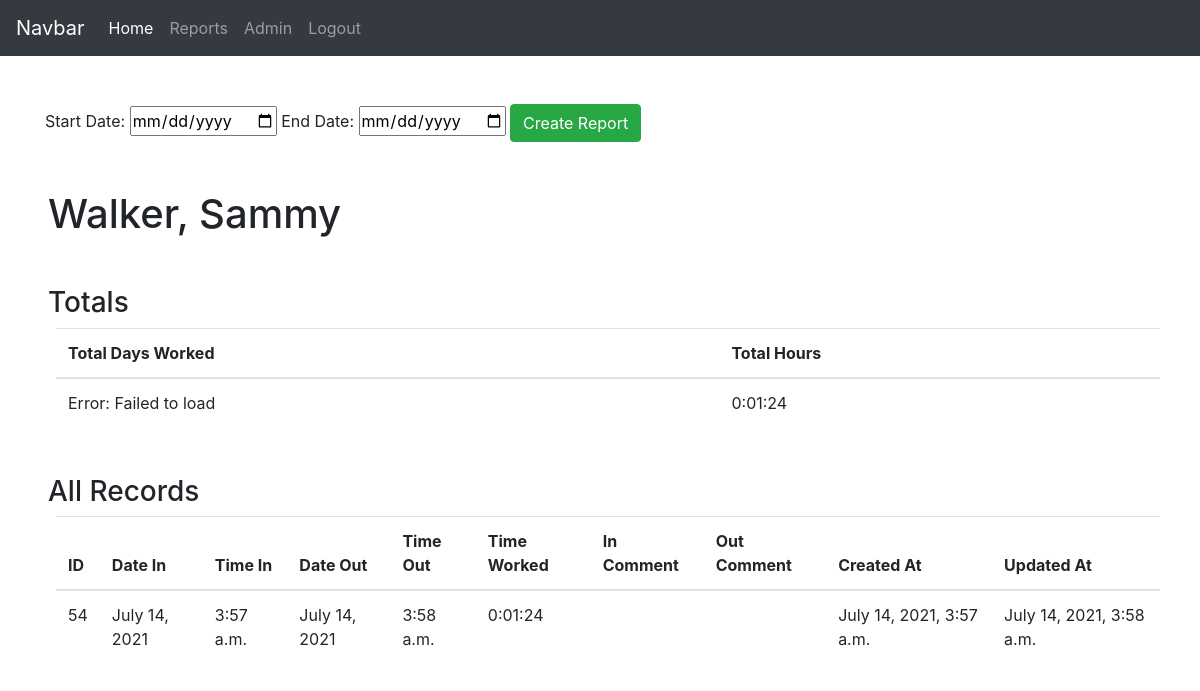
/reports/9 (signed in), run on the app's committed database.
### frontend/models.py (models this page shows, shortened)
class Employee(models.Model):
    first_name=models.CharField(max_length=50)
    last_name=models.CharField(max_length=50)
    is_active=models.BooleanField(default=False)
    objects=EmployeeManager()
    created_at=models.DateTimeField(auto_now_add=True)
    updated_at=models.DateTimeField(auto_now=True)
    class Meta:
        ordering = (
            'last_name',
            'first_name',
            'is_active',
        )

class ClockSystem(models.Model):
    employee=models.ForeignKey(Employee, related_name="clockSystem", on_delete=models.CASCADE)
    location=models.CharField(max_length=60, null=True)
    role=models.CharField(max_length=80, null=True)
    time_worked=models.CharField(max_length=255, null=True)
    in_comment=models.TextField(null=True)
    out_comment=models.TextField(null=True)
    date_in=models.DateField(null=True)
    date_out=models.DateField(null=True)
    clocked_in_at=models.TimeField()
    clocked_out_at=models.TimeField(null=True)
    objects=ClockSystemManager()
    created_at=models.DateTimeField(auto_now_add=True)
    updated_at=models.DateTimeField(auto_now=True)
    class Meta:
        ordering = (
            'date_in',
            'date_out',
            'clocked_in_at',
            'clocked_out_at',
            'employee',
            'location',
            'role',
            'time_worked',
            'in_comment',
            'out_comment',
        )

### reports/views.py (the view)
def employee_report(request, employee_id):
    if 'user_id' not in request.session:
        return redirect('/')
    context = {
        'e': Employee.objects.get(id=employee_id),
        'all_clockins': ClockSystem.objects.filter(employee=employee_id),
        'total_time_worked': "",
    }
    datetimeFormat = '%H:%M:%S'
    timeList = []
    for data in context['all_clockins']:
        timeList.append(data.time_worked)
    totalSecs = 0
    for tm in timeList:
        timeParts = [int(s) for s in tm.split(':')]
        totalSecs += (timeParts[0] * 60 + timeParts[1]) * 60 + timeParts[2]
    totalSecs, sec = divmod(totalSecs, 60)
    hr, min = divmod(totalSecs, 60)
    total_time_worked = "%d:%02d:%02d" % (hr, min, sec)
    print('Employee: ' + context['e'].last_name + ', ' + context['e'].first_name + ' - Total hours worked: ' + total_time_worked )
    context['total_time_worked'] = total_time_worked
    return render(request, 'employee-report.html', context)

### reports/templates/employee-report.html (shortened to what this page needs)
<!DOCTYPE html>
<html lang="en">
    <head>
        {% load static %}
        <link rel="stylesheet" href="https://maxcdn.bootstrapcdn.com/bootstrap/4.0.0/css/bootstrap.min.css">
        <Link rel="stylesheet" href="{% static 'css/style.css' %}" />
    </head>
    <body>
        <div class="reports">
            <nav class="navbar navbar-expand-lg navbar-dark bg-dark">
                <a class="navbar-brand" href="#">Navbar</a>
                <div class="collapse navbar-collapse" id="navbarNavAltMarkup">
                    <div class="navbar-nav">
                        <a class="nav-item nav-link active" href="/dashboard">Home <span class="sr-only">(current)</span></a>
                        <a class="nav-item nav-link" href="/reports">Reports</a>
                        <a class="nav-item nav-link" href="/admin">Admin</a>
                        <a class="nav-item nav-link" href="/logout">Logout</a>
                    </div>
                </div>
            </nav>
            <div class="container mt-5">
                <div class="report-filter">
                    <form class="form" action="/reports/{{e.id}}/process_report" method="POST">
                        <label for="start_date">Start Date: </label>
                        <input type="date" name="start_date" value="start_date" />
                        <label for="end_date">End Date: </label>
                        <input type="date" name="end_date" value="end_date" />
                        <button class="btn btn-success" type="submit">Create Report</button>
                    </form>
                </div>
            </div>
            <h1 class="m-5">{{ e.last_name }}, {{ e.first_name }}</h1>
            <section class="totals m-5">
                <h3>Totals</h3>
                <table class="table m-2">
                    <thead>
                        <th>Total Days Worked</th>
                        <th>Total Hours</th>
                    </thead>
                    <tbody>
                        <td>Error: Failed to load</td>
                        <td>{{ total_time_worked }}</td>
                </table>
            </section>
            <section class="data-sec m-5">
                <h3>All Records</h3>
                <table class="table m-2">
                    <thead>
                        <th>ID</th>
                        <th>Date In</th>
                        <th>Time In</th>
                        <th>Date Out</th>
                        <th>Time Out</th>
                        <th>Time Worked</th>
                        <th>In Comment</th>
                        <th>Out Comment</th>
                        <th>Created At</th>
                        <th>Updated At</th>
                    </thead>
                    <tbody>
                        {% for res in all_clockins %}
                            <tr>
                                <td>{{ res.id }}</td>
                                <td>{{ res.date_in}}</td>
                                <td>{{ res.clocked_in_at }}
                                <td>{{ res.date_out }}</td>
                                <td>{{ res.clocked_out_at }}</td>
                                <td>{{ res.time_worked }}</td>
                                <td>{{ res.in_comment }}</td>
                                <td>{{ res.out_comment }}</td>
                                <td>{{ res.created_at }}</td>
                                <td>{{ res.updated_at }}</td>
                            </tr>
                        {% endfor %}
                    </tbody>
                </table>
            </section>
        </div>
    </body>
</html>

### frontend/static/css/style.css (style rules this page uses)
* { margin: 0px; padding: 0px; }
.nav-link { color: white; }

### data on the page
Employee: last_name "Walker", first_name "Sammy"
ClockSystem: id "54", date_in "July 14, 2021", clocked_in_at "3:57 a.m.", date_out "July 14, 2021", clocked_out_at "3:58 a.m.", time_worked "0:01:24", created_at "July 14, 2021, 3:57 a.m.", updated_at "July 14, 2021, 3:58 a.m."

### other printed values
{{ total_time_worked }} "0:01:24"
